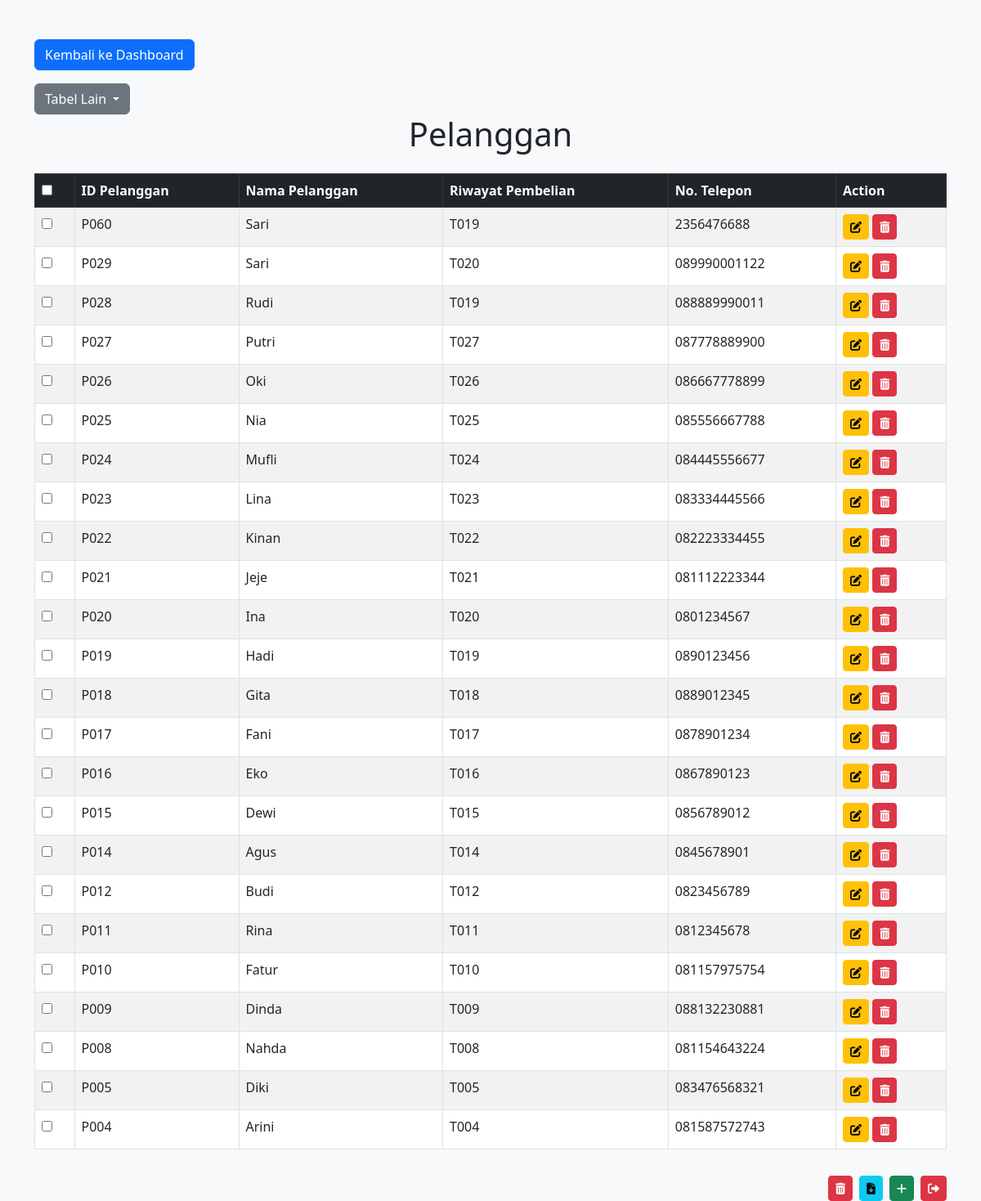
Screenshot of /pelanggan/index.php (signed in) with the database file from the repository.
### tables this page shows
CREATE TABLE `pelanggan` (
  `id_pelanggan` varchar(10) NOT NULL,
  `nama_pelanggan` varchar(100) NOT NULL,
  `riwayat_pembelian` varchar(10) DEFAULT NULL,
  `no_telepon` varchar(15) DEFAULT NULL
);

### pelanggan/index.php (the view, shortened to what this page needs)
<!DOCTYPE html>
<html>
<head>
    <link href="https://cdn.jsdelivr.net/npm/bootstrap@5.3.0/dist/css/bootstrap.min.css" rel="stylesheet">
    <link href="https://cdnjs.cloudflare.com/ajax/libs/font-awesome/6.0.0-beta3/css/all.min.css" rel="stylesheet">
</head>
<body class="bg-light">
    <div class="content">
        <div class="container mt-5">
        <a href="../index.php" class="btn btn-primary mb-3">Kembali ke Dashboard</a>
        <div class="dropdown">
    <button class="btn btn-secondary dropdown-toggle" type="button" data-bs-toggle="dropdown" aria-expanded="false">
        Tabel Lain
    </button>
    </div>
            <h1 class="text-center mb-4">Pelanggan</h1>
            <form action="hapus_terpilih.php" method="post">
                <div class="table-responsive">
                    <table class="table table-bordered table-striped">
                        <thead class="table-dark">
                            <tr>
                                <th><input type="checkbox" id="selectAll" onclick="toggleSelectAll(this)"></th>
                                <th>ID Pelanggan</th>
                                <th>Nama Pelanggan</th>
                                <th>Riwayat Pembelian</th>
                                <th>No. Telepon</th>
                                <th>Action</th>
                            </tr>
                        </thead>
                        <tbody>
                            <?php
                            include "../koneksi.php";
                            $sql = "SELECT * FROM pelanggan ORDER BY id_pelanggan DESC";
                            $qry = mysqli_query($koneksi, $sql);
                            while ($a = mysqli_fetch_array($qry)) {
                                echo "<tr>";
                                echo "<td><input type='checkbox' name='selected_ids[]' value='{$a['id_pelanggan']}'></td>";
                                echo "<td>{$a['id_pelanggan']}</td>";
                                echo "<td>{$a['nama_pelanggan']}</td>";
                                echo "<td>{$a['riwayat_pembelian']}</td>";
                                echo "<td>{$a['no_telepon']}</td>";
                                echo "<td>
                                        <a href=\"edit.php?id_pelanggan={$a['id_pelanggan']}\" class=\"btn btn-warning btn-sm\" title=\"Edit\">
                                            <i class=\"fas fa-edit\"></i>
                                        </a>
                                            <a href=\"hapus.php?id_pelanggan={$a['id_pelanggan']}\" class=\"btn btn-danger btn-sm\" title=\"Hapus\" onclick=\"return confirm('Yakin ingin menghapus data ini?')\">
                                            <i class=\"fas fa-trash-alt\"></i>
                                        </a>
                                    </td>";
                                echo "</tr>";
                            }
                            ?>
                        </tbody>
                    </table>
                </div>
                <div class="d-flex flex-wrap justify-content-end mt-3 gap-2">
                    <button type="submit" class="btn btn-danger btn-sm">
                        <i class="fas fa-trash-alt"></i>
                    </button>
                    <button formaction="export_csv_selected.php" formmethod="post" class="btn btn-info btn-sm">
                        <i class="fas fa-file-download"></i>
                    </button>
                    <a href="input.php" class="btn btn-success btn-sm">
                        <i class="fas fa-plus"></i>
                    </a>
                    <a href="../logout.php" class="btn btn-danger btn-sm">
                        <i class="fas fa-sign-out-alt"></i>
                    </a>
                </div>
            </form>
        </div>
    </div>
</body>
</html>

### pelanggan/index.php (style rules this page uses)
html, body { height: 100%; margin: 0; }
body { display: flex; flex-direction: column; }
.content { flex: 1; }

### rows the page displays
pelanggan: id_pelanggan "P060", nama_pelanggan "Sari", riwayat_pembelian "T019", no_telepon "2356476688"
pelanggan: id_pelanggan "P029", nama_pelanggan "Sari", riwayat_pembelian "T020", no_telepon "089990001122"
pelanggan: id_pelanggan "P028", nama_pelanggan "Rudi", riwayat_pembelian "T019", no_telepon "088889990011"
pelanggan: id_pelanggan "P027", nama_pelanggan "Putri", riwayat_pembelian "T027", no_telepon "087778889900"
pelanggan: id_pelanggan "P026", nama_pelanggan "Oki", riwayat_pembelian "T026", no_telepon "086667778899"
pelanggan: id_pelanggan "P025", nama_pelanggan "Nia", riwayat_pembelian "T025", no_telepon "085556667788"
pelanggan: id_pelanggan "P024", nama_pelanggan "Mufli", riwayat_pembelian "T024", no_telepon "084445556677"
pelanggan: id_pelanggan "P023", nama_pelanggan "Lina", riwayat_pembelian "T023", no_telepon "083334445566"
pelanggan: id_pelanggan "P022", nama_pelanggan "Kinan", riwayat_pembelian "T022", no_telepon "082223334455"
pelanggan: id_pelanggan "P021", nama_pelanggan "Jeje", riwayat_pembelian "T021", no_telepon "081112223344"
pelanggan: id_pelanggan "P020", nama_pelanggan "Ina", riwayat_pembelian "T020", no_telepon "0801234567"
pelanggan: id_pelanggan "P019", nama_pelanggan "Hadi", riwayat_pembelian "T019", no_telepon "0890123456"
pelanggan: id_pelanggan "P018", nama_pelanggan "Gita", riwayat_pembelian "T018", no_telepon "0889012345"
pelanggan: id_pelanggan "P017", nama_pelanggan "Fani", riwayat_pembelian "T017", no_telepon "0878901234"
pelanggan: id_pelanggan "P016", nama_pelanggan "Eko", riwayat_pembelian "T016", no_telepon "0867890123"
pelanggan: id_pelanggan "P015", nama_pelanggan "Dewi", riwayat_pembelian "T015", no_telepon "0856789012"
pelanggan: id_pelanggan "P014", nama_pelanggan "Agus", riwayat_pembelian "T014", no_telepon "0845678901"
pelanggan: id_pelanggan "P012", nama_pelanggan "Budi", riwayat_pembelian "T012", no_telepon "0823456789"
pelanggan: id_pelanggan "P011", nama_pelanggan "Rina", riwayat_pembelian "T011", no_telepon "0812345678"
pelanggan: id_pelanggan "P010", nama_pelanggan "Fatur", riwayat_pembelian "T010", no_telepon "081157975754"
pelanggan: id_pelanggan "P009", nama_pelanggan "Dinda", riwayat_pembelian "T009", no_telepon "088132230881"
pelanggan: id_pelanggan "P008", nama_pelanggan "Nahda", riwayat_pembelian "T008", no_telepon "081154643224"
pelanggan: id_pelanggan "P005", nama_pelanggan "Diki", riwayat_pembelian "T005", no_telepon "083476568321"
pelanggan: id_pelanggan "P004", nama_pelanggan "Arini", riwayat_pembelian "T004", no_telepon "081587572743"
